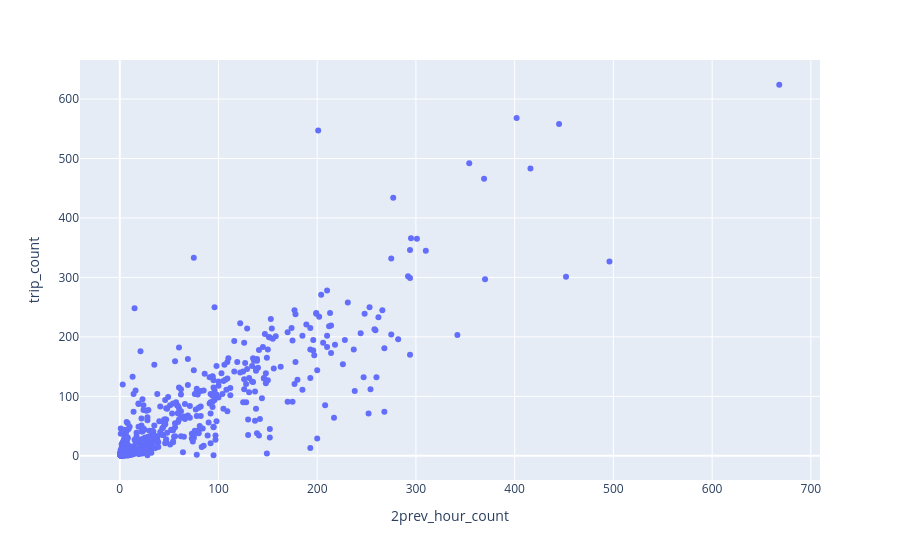

The code cell stored with this chart in its notebook:
### Code cell
hourly_with_lag.plot.scatter(
    x="2prev_hour_count",
    y="trip_count",
)

### Figure 1 — Plotly figure (JSON) as saved in the notebook; plotly's stock layout.template omitted (floating-point values rounded to 4 significant figures; data arrays with more than 128 entries replaced by an {"elided": "..."} marker saying what was removed)
{"data": [{"hovertemplate": "2prev_hour_count=%{x}<br>trip_count=%{y}<extra></extra>", "legendgroup": "", "marker": {"color": "#636efa", "symbol": "circle"}, "mode": "markers", "name": "", "orientation": "v", "showlegend": false, "type": "scatter", "x": {"elided": "1000 int values"}, "xaxis": "x", "y": {"elided": "1000 int values"}, "yaxis": "y"}], "layout": {"legend": {"tracegroupgap": 0}, "margin": {"t": 60}, "xaxis": {"anchor": "y", "domain": [0, 1], "title": {"text": "2prev_hour_count"}}, "yaxis": {"anchor": "x", "domain": [0, 1], "title": {"text": "trip_count"}}}}
